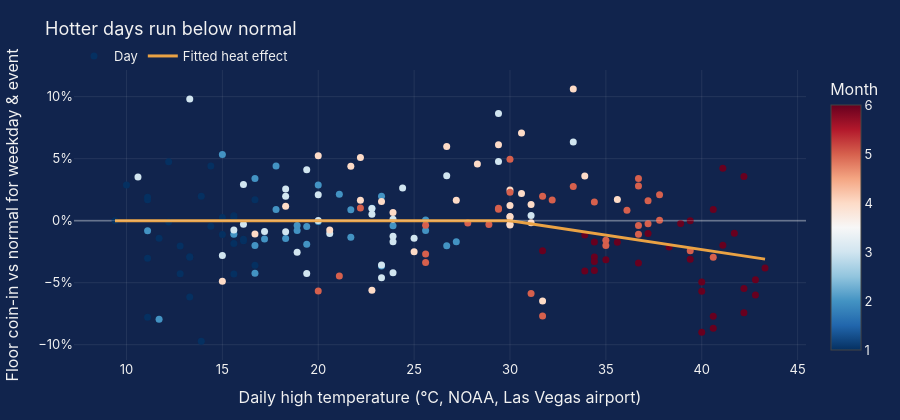

Notebook code for this chart:
### Markdown cell above
## 11. Heat and demand (explanatory)
Looking back with actual temperatures is allowed: it explains what happened, it does not forecast.

### Code cell
# Does heat explain the June softness? Floor-level check (explanatory, looking back)
import statsmodels.formula.api as smf
fl_w = d.groupby("date").agg(coin=("coin_in_usd", "sum"), wd=("local_weekday", "first"), ec=("event_class", "first"),
                             tmax=("tmax_c", "first"), hot=("hot_deg", "first"), rain=("rain", "first")).reset_index()
fl_w["log_coin"] = np.log(fl_w["coin"])
m_heat = smf.ols("log_coin ~ C(wd) + C(ec) + hot + rain", data=fl_w).fit()
eff = np.exp(m_heat.params["hot"]) - 1
lo, hi = np.exp(m_heat.conf_int().loc["hot"]) - 1
print(f"All six months: each °C above 30°C changes daily coin-in by {eff:+.2%} (95% CI {lo:+.2%} to {hi:+.2%})")
m_tr = smf.ols("log_coin ~ C(wd) + C(ec) + hot + rain", data=fl_w[fl_w["date"] < TRAIN_END]).fit()
print(f"Training months only: {np.exp(m_tr.params['hot']) - 1:+.2%} per °C  (learned without June)")
print(f"Implied effect at June's average high ({fl_w.loc[fl_w['date'].dt.month == 6, 'tmax'].mean():.1f}°C): "
      f"{(1 + eff) ** fl_w.loc[fl_w['date'].dt.month == 6, 'hot'].mean() - 1:+.1%}")

resid = m_heat.resid + m_heat.params["hot"] * fl_w["hot"]
xs = np.linspace(fl_w["tmax"].min(), fl_w["tmax"].max(), 100)
fig = go.Figure()
fig.add_scatter(x=fl_w["tmax"], y=(np.exp(resid) - 1) * 100, mode="markers", name="Day",
                marker=dict(size=7, color=fl_w["date"].dt.month, colorscale="RdBu_r", showscale=True,
                            colorbar=dict(title="Month")),
                text=fl_w["date"].dt.strftime("%b %d"),
                hovertemplate="%{text}: %{x:.1f}°C, %{y:+.1f}% vs normal<extra></extra>")
fig.add_scatter(x=xs, y=((1 + eff) ** np.clip(xs - 30, 0, None) - 1) * 100, mode="lines", name="Fitted heat effect",
                line=dict(color=GOLD, width=3))
fig.add_hline(y=0, line_color=FAINT, line_width=1)
fig.update_layout(title="Hotter days run below normal", xaxis_title="Daily high temperature (°C, NOAA, Las Vegas airport)",
                  yaxis_title="Floor coin-in vs normal for weekday & event", yaxis_ticksuffix="%",
                  legend=dict(orientation="h", y=1.1))
save(fig, "heat_effect", height=420)

### Figure 1 — Plotly figure (JSON) as saved in the notebook; plotly's stock layout.template omitted (floating-point values rounded to 4 significant figures; data arrays with more than 128 entries replaced by an {"elided": "..."} marker saying what was removed)
{"data": [{"hovertemplate": "%{text}: %{x:.1f}°C, %{y:+.1f}% vs normal<extra></extra>", "marker": {"color": {"elided": "181 int values"}, "colorbar": {"title": {"text": "Month"}}, "colorscale": [[0.0, "rgb(5,48,97)"], [0.1, "rgb(33,102,172)"], [0.2, "rgb(67,147,195)"], [0.3, "rgb(146,197,222)"], [0.4, "rgb(209,229,240)"], [0.5, "rgb(247,247,247)"], [0.6, "rgb(253,219,199)"], [0.7, "rgb(244,165,130)"], [0.8, "rgb(214,96,77)"], [0.9, "rgb(178,24,43)"], [1.0, "rgb(103,0,31)"]], "showscale": true, "size": 7}, "mode": "markers", "name": "Day", "text": {"elided": "181 str values"}, "type": "scatter", "x": {"elided": "181 float values"}, "y": {"elided": "181 float values"}}, {"line": {"color": "#EAA244", "width": 3}, "mode": "lines", "name": "Fitted heat effect", "type": "scatter", "x": [9.4, 9.742, 10.08, 10.43, 10.77, 11.11, 11.45, 11.8, 12.14, 12.48, 12.82, 13.17, 13.51, 13.85, 14.19, 14.54, 14.88, 15.22, 15.56, 15.91, 16.25, 16.59, 16.93, 17.28, 17.62, 17.96, 18.3, 18.65, 18.99, 19.33, 19.67, 20.02, 20.36, 20.7, 21.04, 21.38, 21.73, 22.07, 22.41, 22.75, 23.1, 23.44, 23.78, 24.12, 24.47, 24.81, 25.15, 25.49, 25.84, 26.18, 26.52, 26.86, 27.21, 27.55, 27.89, 28.23, 28.58, 28.92, 29.26, 29.6, 29.95, 30.29, 30.63, 30.97, 31.32, 31.66, 32.0, 32.34, 32.68, 33.03, 33.37, 33.71, 34.05, 34.4, 34.74, 35.08, 35.42, 35.77, 36.11, 36.45, 36.79, 37.14, 37.48, 37.82, 38.16, 38.51, 38.85, 39.19, 39.53, 39.88, 40.22, 40.56, 40.9, 41.25, 41.59, 41.93, 42.27, 42.62, 42.96, 43.3], "y": [0.0, 0.0, 0.0, 0.0, 0.0, 0.0, 0.0, 0.0, 0.0, 0.0, 0.0, 0.0, 0.0, 0.0, 0.0, 0.0, 0.0, 0.0, 0.0, 0.0, 0.0, 0.0, 0.0, 0.0, 0.0, 0.0, 0.0, 0.0, 0.0, 0.0, 0.0, 0.0, 0.0, 0.0, 0.0, 0.0, 0.0, 0.0, 0.0, 0.0, 0.0, 0.0, 0.0, 0.0, 0.0, 0.0, 0.0, 0.0, 0.0, 0.0, 0.0, 0.0, 0.0, 0.0, 0.0, 0.0, 0.0, 0.0, 0.0, 0.0, 0.0, -0.06816, -0.1492, -0.2301, -0.311, -0.3918, -0.4726, -0.5533, -0.6339, -0.7145, -0.795, -0.8754, -0.9558, -1.036, -1.116, -1.196, -1.277, -1.357, -1.437, -1.517, -1.596, -1.676, -1.756, -1.835, -1.915, -1.995, -2.074, -2.153, -2.233, -2.312, -2.391, -2.47, -2.549, -2.628, -2.707, -2.786, -2.865, -2.944, -3.023, -3.101]}], "layout": {"height": 420, "legend": {"orientation": "h", "y": 1.1}, "shapes": [{"line": {"color": "rgba(255,255,255,0.22)", "width": 1}, "type": "line", "x0": 0, "x1": 1, "xref": "x domain", "y0": 0, "y1": 0, "yref": "y"}], "title": {"text": "Hotter days run below normal"}, "xaxis": {"title": {"text": "Daily high temperature (°C, NOAA, Las Vegas airport)"}}, "yaxis": {"ticksuffix": "%", "title": {"text": "Floor coin-in vs normal for weekday & event"}}}}
